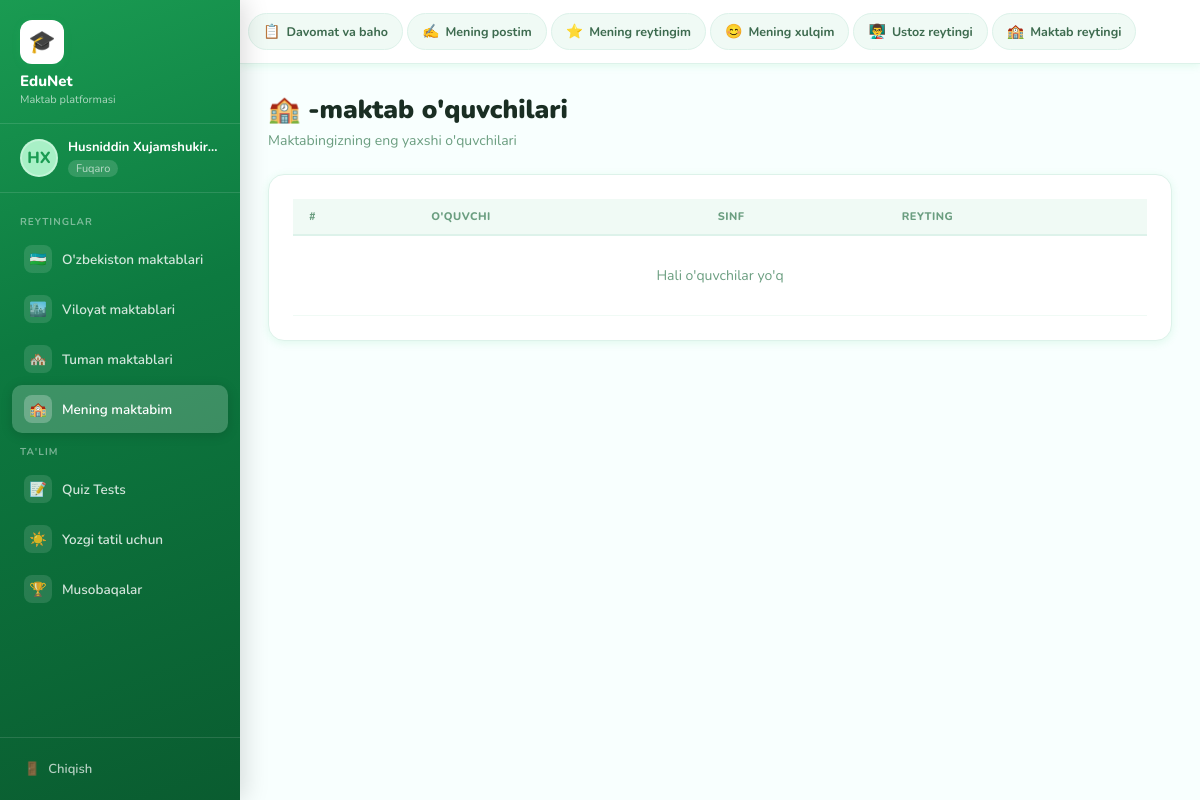
/maktabim/ (signed in), run on the app's committed database.
### accounts/models.py (models this page shows, shortened)
class CustomUser(AbstractUser):
    rol = models.CharField(max_length=20, choices=ROL_CHOICES, default='oquvchi')
    viloyat = models.CharField(max_length=50, choices=VILOYATLAR, blank=True)
    tuman = models.CharField(max_length=100, blank=True)
    maktab_raqam = models.CharField(max_length=20, blank=True)
    sinf = models.IntegerField(null=True, blank=True)
    avatar = models.ImageField(upload_to='avatars/', blank=True, null=True)
    reyting = models.FloatField(default=0.0)
    created_at = models.DateTimeField(auto_now_add=True)

### main/views.py (the view)
# urls.py: path('maktabim/', views.mening_maktabim, name='mening_maktabim'),
@login_required
def mening_maktabim(request):
    user = request.user
    maktab_oquvchilari = CustomUser.objects.filter(
        maktab_raqam=user.maktab_raqam,
        viloyat=user.viloyat,
        tuman=user.tuman,
        rol='oquvchi'
    ).order_by('-reyting')[:20]
    return render(request, 'main/mening_maktabim.html', {
        'oquvchilar': maktab_oquvchilari,
        'maktab_raqam': user.maktab_raqam,
    })

### templates/main/mening_maktabim.html (shortened to what this page needs)
{% extends 'dashboard_base.html' %}
{% block content %}
<div class="page-header">
  <h1>🏫 {{ maktab_raqam }}-maktab o'quvchilari</h1>
  <p>Maktabingizning eng yaxshi o'quvchilari</p>
</div>
<div class="card">
  <table class="reyting-table">
    <thead><tr><th>#</th><th>O'quvchi</th><th>Sinf</th><th>Reyting</th></tr></thead>
    <tbody>
      {% for oq in oquvchilar %}
      <tr>
        <td><div class="rank-badge {% if forloop.counter == 1 %}rank-1{% elif forloop.counter == 2 %}rank-2{% elif forloop.counter == 3 %}rank-3{% else %}rank-other{% endif %}">{{ forloop.counter }}</div></td>
        <td>{{ oq.get_full_name|default:oq.username }}</td>
        <td>{{ oq.sinf }}-sinf</td>
        <td><span class="badge badge-green">⭐ {{ oq.reyting }}</span></td>
      </tr>
      {% empty %}
      <tr><td colspan="4" style="text-align:center;padding:30px;color:#6b9e80">Hali o'quvchilar yo'q</td></tr>
      {% endfor %}
    </tbody>
  </table>
</div>
{% endblock %}

### templates/dashboard_base.html
{% extends 'base.html' %}
{% load static %}
{% block body %}
<div class="app-layout">
  <aside class="sidebar">
    <div class="sidebar-logo">
      <div class="logo-icon">🎓</div>
      <h2>EduNet</h2>
      <p>Maktab platformasi</p>
    </div>
    <div class="sidebar-user">
      <div class="avatar">{{ request.user.first_name|first|upper }}{{ request.user.last_name|first|upper }}</div>
      <div class="user-info">
        <div class="name">{{ request.user.get_full_name|default:request.user.username }}</div>
        <span class="rol">{{ request.user.get_rol_display }}</span>
      </div>
    </div>
    <nav class="sidebar-nav">
      <div class="nav-label">Reytinglar</div>
      <a href="{% url 'uzbekiston_maktablari' %}" class="{% if request.resolver_match.url_name == 'uzbekiston_maktablari' %}active{% endif %}">
        <span class="nav-icon">🇺🇿</span> O'zbekiston maktablari
      </a>
      <a href="{% url 'viloyat_maktablari' %}" class="{% if request.resolver_match.url_name == 'viloyat_maktablari' %}active{% endif %}">
        <span class="nav-icon">🏙️</span> Viloyat maktablari
      </a>
      <a href="{% url 'tuman_maktablari' %}" class="{% if request.resolver_match.url_name == 'tuman_maktablari' %}active{% endif %}">
        <span class="nav-icon">🏘️</span> Tuman maktablari
      </a>
      <a href="{% url 'mening_maktabim' %}" class="{% if request.resolver_match.url_name == 'mening_maktabim' %}active{% endif %}">
        <span class="nav-icon">🏫</span> Mening maktabim
      </a>
      <div class="nav-label">Ta'lim</div>
      <a href="{% url 'quiz_tests' %}" class="{% if request.resolver_match.url_name == 'quiz_tests' %}active{% endif %}">
        <span class="nav-icon">📝</span> Quiz Tests
      </a>
      <a href="{% url 'yozgi_tatil' %}" class="{% if request.resolver_match.url_name == 'yozgi_tatil' %}active{% endif %}">
        <span class="nav-icon">☀️</span> Yozgi tatil uchun
      </a>
      <a href="{% url 'musobaqalar' %}" class="{% if request.resolver_match.url_name == 'musobaqalar' %}active{% endif %}">
        <span class="nav-icon">🏆</span> Musobaqalar
      </a>
    </nav>
    <div class="sidebar-bottom">
      <a href="{% url 'logout' %}">
        <span>🚪</span> Chiqish
      </a>
    </div>
  </aside>
  <div class="main-wrapper">
    <header class="topbar">
      <a href="{% url 'davomat_baho' %}" class="top-btn {% if request.resolver_match.url_name == 'davomat_baho' %}active{% endif %}">
        <span class="btn-icon">📋</span> Davomat va baho
      </a>
      <a href="{% url 'mening_postim' %}" class="top-btn {% if request.resolver_match.url_name == 'mening_postim' %}active{% endif %}">
        <span class="btn-icon">✍️</span> Mening postim
      </a>
      <a href="{% url 'mening_reytingim' %}" class="top-btn {% if request.resolver_match.url_name == 'mening_reytingim' %}active{% endif %}">
        <span class="btn-icon">⭐</span> Mening reytingim
      </a>
      <a href="{% url 'mening_xulqim' %}" class="top-btn {% if request.resolver_match.url_name == 'mening_xulqim' %}active{% endif %}">
        <span class="btn-icon">😊</span> Mening xulqim
      </a>
      <a href="{% url 'ustoz_reytingi' %}" class="top-btn {% if request.resolver_match.url_name == 'ustoz_reytingi' %}active{% endif %}">
        <span class="btn-icon">👨‍🏫</span> Ustoz reytingi
      </a>
      <a href="{% url 'maktab_reytingi' %}" class="top-btn {% if request.resolver_match.url_name == 'maktab_reytingi' %}active{% endif %}">
        <span class="btn-icon">🏫</span> Maktab reytingi
      </a>
    </header>
    <main class="page-content">
      {% block content %}{% endblock %}
    </main>
  </div>
</div>
{% endblock %}

### data on the page
CustomUser: user.first_name|first "H", user.last_name|first "X", user.get_full_name "Husniddin Xujamshukir…", user.rol "Fuqaro"
